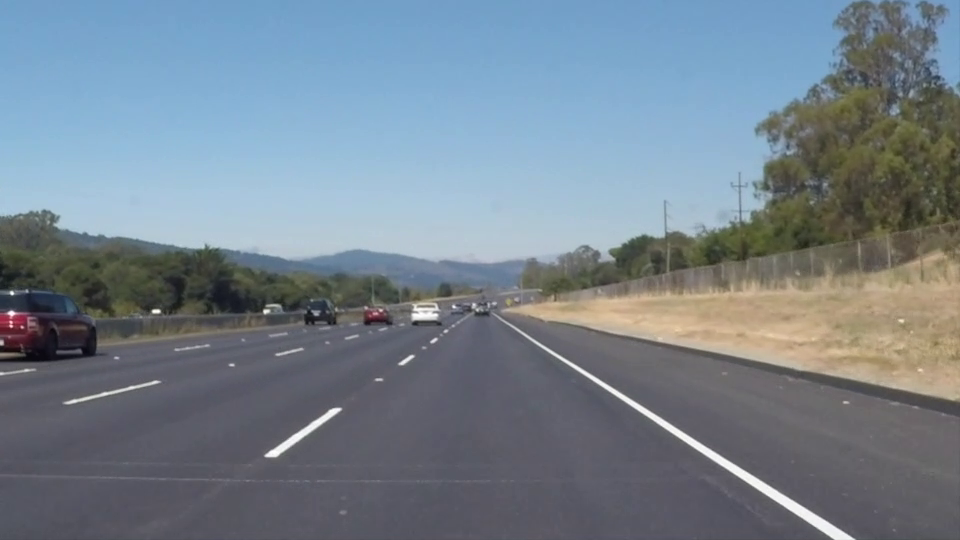
#> input picture frame 22 of OpenCV/test_videos/solidWhiteRight.mp4, 960 x 540 px, given in place of project_video.mp4, which was not available
$ python AGVS.py
#> lines starting #> are read from the running program, lines starting #| are printed output that depends on the picture; after the words box and inside, x2 and y2 are one past the last pixel; in counts of white or black regions, pixels touching at a corner belong together; pictures that were not available may be replaced by others from this repository, and a replacement may not be noted
import cv2
import numpy as np
import time

cv2.namedWindow("janela")
VIDEO_SOURCE = "rtsp://admin:SIBTKK@192.168.0.109/cam/realmonitor?channel=1&subtype=0" #REDE AGVS_escritório
VIDEO_SOURCE = "/home/user/AGVS repository/OpenCV/04.mp4"
VIDEO_SOURCE = "/home/user/AGVS repository/OpenCV/project_video.mp4"
#VIDEO_SOURCE = 6#VIDEO_SOURCE = "rtsp://admin:SIBTKK@192.168.55.116/cam/realmonitor?channel=1&subtype=0" #REDE AGVS_escritório
cap=cv2.VideoCapture(VIDEO_SOURCE)

BGS_TYPES = ["GMG", "MOG", "MOG2", "KNN", "CNT"]
BGS_TYPE = BGS_TYPES[2]

pos = [0, 0]

TEXT_COLOR = (0,255,0)
TRACKER_COLOR = (255,0,0)
FONT = cv2.FONT_HERSHEY_SIMPLEX
pTime = 0
cTime = 0

# [84 lines left out: functions posicao, getKernel, getFilter, getBGSubtractor, not called in this run]


def posicao(img, frame):
    minArea = 250
    # encontra pontos que circundam regiões conexas (contour)
    contours, hierarchy = cv2.findContours(img, cv2.RETR_LIST, cv2.CHAIN_APPROX_SIMPLE)
    # print(contours)
    # se existir contornos
    if contours:
        # retornando a área do primeiro grupo de pixels brancos
        maxArea = cv2.contourArea(contours[0])
        contourMaxAreaId = 0
        i = 0
        # para cada grupo de pixels branco
        for cnt in contours:
            # procura o grupo com a maior área
            if maxArea < cv2.contourArea(cnt):
                maxArea = cv2.contourArea(cnt)
                contourMaxAreaId = i
            i += 1
        if maxArea > minArea:
            detectou = 1
        else:
            detectou = 0
        if detectou == 1:
            # achei o contorno com maior área em pixels
            cntMaxArea = contours[contourMaxAreaId]

            # retorna um retângulo que envolve o contorno em questão
            xRect, yRect, wRect, hRect = cv2.boundingRect(cntMaxArea)
            # centro do retangulo
            pos[0] = int(xRect + wRect / 2)  # X
            pos[1] = int(yRect + hRect / 2)  # Y

            # desenha o centro do retangulo
            cv2.circle(img, (pos[0], pos[1]), 5, (255, 255, 255), cv2.FILLED)
            cv2.circle(frame, (pos[0], pos[1]), 5, (0, 0, 255), cv2.FILLED)
            # desenha caixa envolvente com espessura 3
            cv2.rectangle(img, (xRect, yRect), (xRect + wRect, yRect + hRect), (255, 255, 255), 2)
            cv2.rectangle(frame, (xRect, yRect), (xRect + wRect, yRect + hRect), (0, 255, 0), 1)
            # Escreve a posição na imagem
            cv2.putText(frame, f'Pos (X, Y): {pos[0], pos[1]}', (int(pos[0] / 2), int(pos[1] - 50)),
                        cv2.FONT_HERSHEY_COMPLEX, 1, (0, 0, 255), 3)

    return img, frame, pos
    # [15 lines of commented-out code are left out]


def mause(pos):
    pass
cv2.createTrackbar("H_min", "janela" , 0, 180,mause)
cv2.createTrackbar("S_min", "janela" , 0, 255,mause)
cv2.createTrackbar("V_min", "janela" , 220, 255,mause)
cv2.createTrackbar("H_max", "janela" , 180, 180,mause)
cv2.createTrackbar("S_max", "janela" , 255, 255,mause)
cv2.createTrackbar("V_max", "janela" , 255, 255,mause)
while(cap.isOpened()):
    ret,frame1=cap.read()
#> frame1 is the input picture: shape (540, 960, 3); mean B, G, R 141.9, 130.7, 117.7
    cv2.imshow("frame", frame1)
    h_min = cv2.getTrackbarPos("H_min", 'janela') #70
    s_min = cv2.getTrackbarPos("S_min", 'janela') #20
    v_min = cv2.getTrackbarPos("V_min", 'janela') #225
    h_max = cv2.getTrackbarPos("H_max", 'janela') #180
    s_max = cv2.getTrackbarPos("S_max", 'janela') #255
    v_max = cv2.getTrackbarPos("V_max", 'janela') #255

    frame = frame1
    # [6 lines of commented-out code are left out]

    hsv=cv2.cvtColor(frame,cv2.COLOR_BGR2HSV)
#> hsv: shape (540, 960, 3); mean H, S, V 94.9, 54.6, 147.7
    maks=cv2.inRange(hsv,np.array([h_min,s_min,v_min]),np.array([h_max,s_max,v_max]))
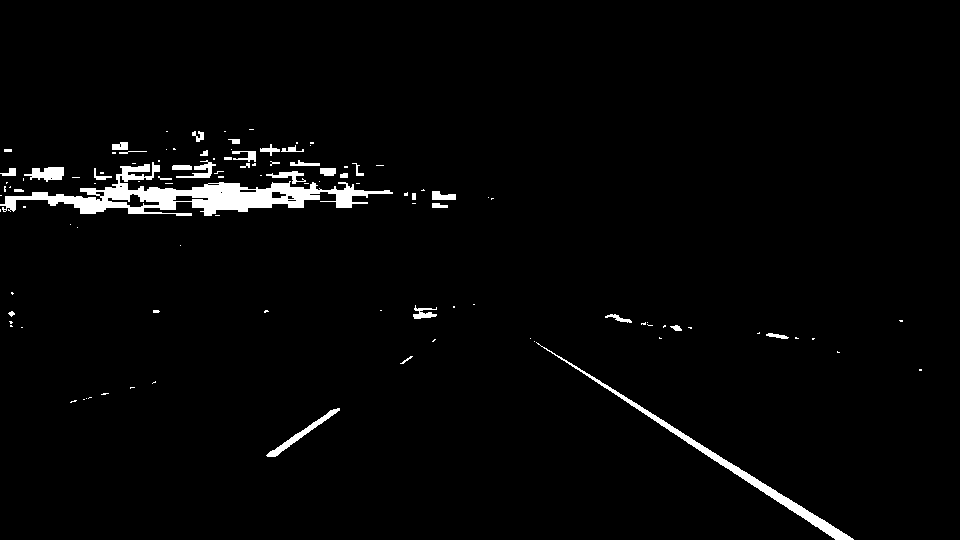
#> maks: shape (540, 960); 2.4% white; 110 white regions (74 under 20 px)
    saida=cv2.bitwise_and(frame,frame,mask=maks)
    string = "H_min " + str(h_min)+" S_min "+str(s_min)+ " V_min "+str(v_min)
    string=string+" H_max " + str(h_max)+" S_max "+str(s_max)+ " V_max "+str(v_max)
    cv2.putText(saida, string, (10, 30), cv2.FONT_HERSHEY_COMPLEX, 0.45, (0, 0, 255))
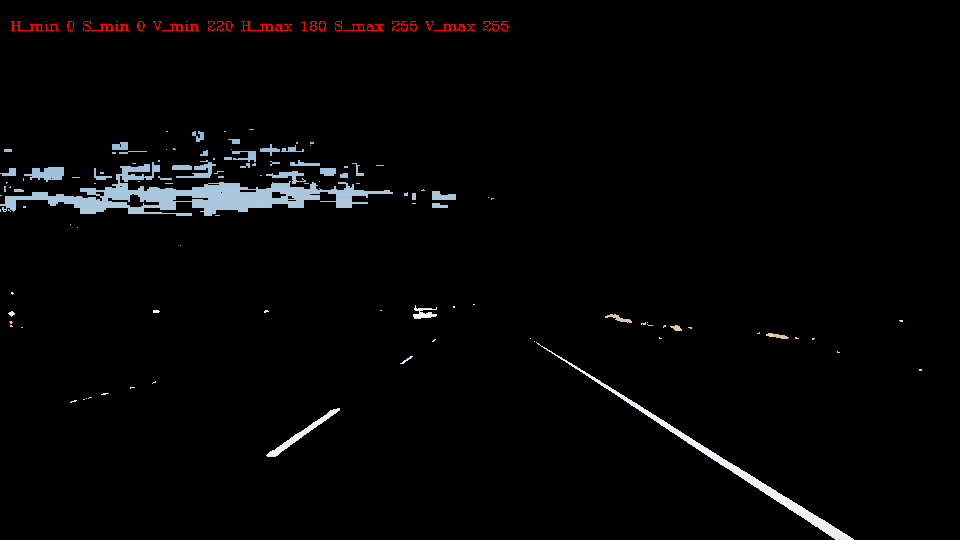
#> saida: shape (540, 960, 3); mean B, G, R 5.3, 4.9, 5

    gray_image = cv2.cvtColor(saida, cv2.COLOR_BGR2GRAY)
    gray_image01 = cv2.cvtColor(gray_image, cv2.COLOR_BGR2RGB)

    x = gray_image.shape[1]
    y = gray_image.shape[0]
    #print(str(x) + "x" + str(y))

    # cv2.circle(img, (cx, cy), 15, (255, 0, 255), cv2.FILLED)

    cTime = time.time()
    fps = 1 / (cTime - pTime)
    pTime = cTime

    cv2.putText(gray_image, str(int(fps)), (10, 70), cv2.FONT_HERSHEY_PLAIN, 3,
                (255, 0, 255), 3)
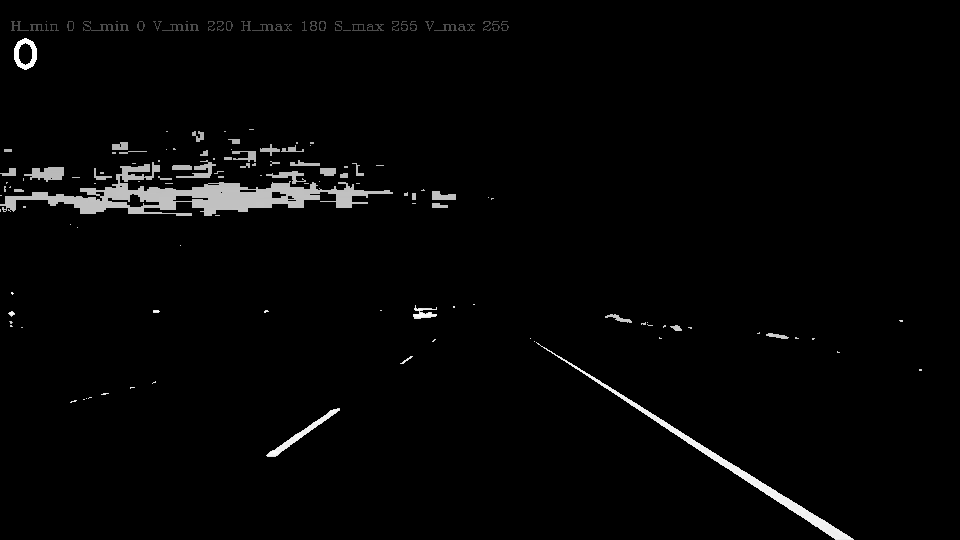
#> gray_image: shape (540, 960); min 0, max 255, mean 5.2

    # [5 lines of commented-out code are left out]
    centro = x/2
    for j in range(int(y/2), y-1, 10):
        #print(f"---------------------------------------{j}---------------------------------------")
        pxd = centro
        pxe = centro
        auxe = 0
        auxd = 0
        pontod = 0
        pontoe = 0
        for i in range(1, int(centro), 1):
            pxd = pxd + 1
            pxe = pxe - 1
            if gray_image[j, int(pxd)] > 150 and auxd == 0:
                cv2.circle(gray_image01, (int(pxd), j), 2, (255, 0, 255))

                pontod = pxd
                auxd = 1
            if gray_image[j, int(pxe)] > 150 and auxe == 0:
                cv2.circle(gray_image01, (int(pxe), j), 2, (255, 0, 255))
                pontoe = pxe
                auxe = 1


            if auxd == 1 and auxe == 1:
                print(f'pontod: {pontod}')
                print(f'pontoe: {pontoe}')
                cv2.line(gray_image01,(int(pontoe),j),(int(pontod),j),(255, 0, 0))
                i = int(centro / 2)

                print('-----------------------------------entrou--------------------------------------')
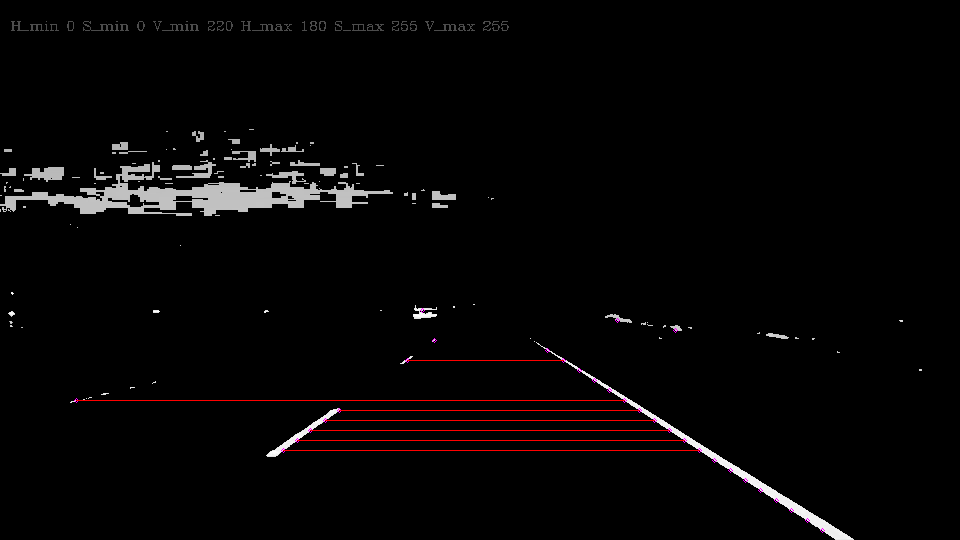
#> gray_image01: shape (540, 960, 3); mean R, G, B 6.3, 4.9, 5

    cv2.line(gray_image01, (int(x / 2), 0), (int(x / 2), y), (255, 255, 0))
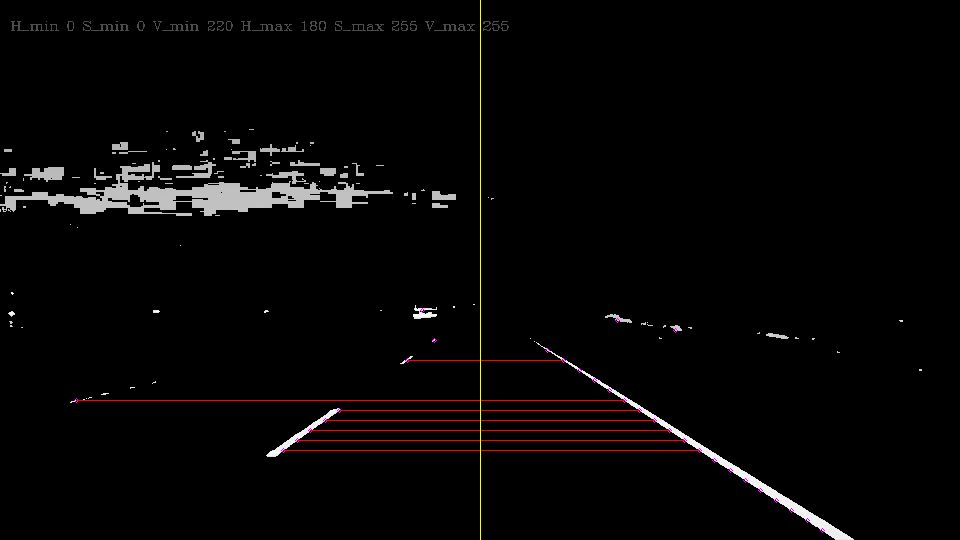
#> gray_image01: shape (540, 960, 3); 0.1% of pixels changed, all inside (x1, y1, x2, y2) = (480, 0, 481, 540)
    img, frame, pos = posicao(gray_image, gray_image)
#> in posicao, `contours, hierarchy = cv2.findContours(img, cv2.RETR_LIST, cv2.CHAIN_A..`: contours = 179 contours, 125 with area under 20; largest, box (x1, y1, x2, y2) and area: (0, 162, 393, 216) 6285, (536, 342, 854, 540) 1812, (14, 38, 37, 70) 536, (266, 408, 340, 457) 402, (24, 167, 64, 182) 324
#> in posicao, `maxArea = cv2.contourArea(contours[0])`: maxArea = 401.5
#> the loop in posicao, `for cnt in contours:` made 179 passes
#> (maxArea, contourMaxAreaId) on pass 97: (6285, 96)
#> after the loop in posicao, `for cnt in contours:`: contourMaxAreaId = 96; i = 179; maxArea = 6285
#> in posicao, `cntMaxArea = contours[contourMaxAreaId]`: cntMaxArea = contour of 409 points, box (x1, y1, x2, y2) (0, 162, 393, 216), area 6285
#> in posicao, `xRect, yRect, wRect, hRect = cv2.boundingRect(cntMaxArea)`: xRect = 0; yRect = 162; wRect = 393; hRect = 54
#> in posicao, `cv2.rectangle(img, (xRect, yRect), (xRect + wRect, yRect + hRect), (25..`:
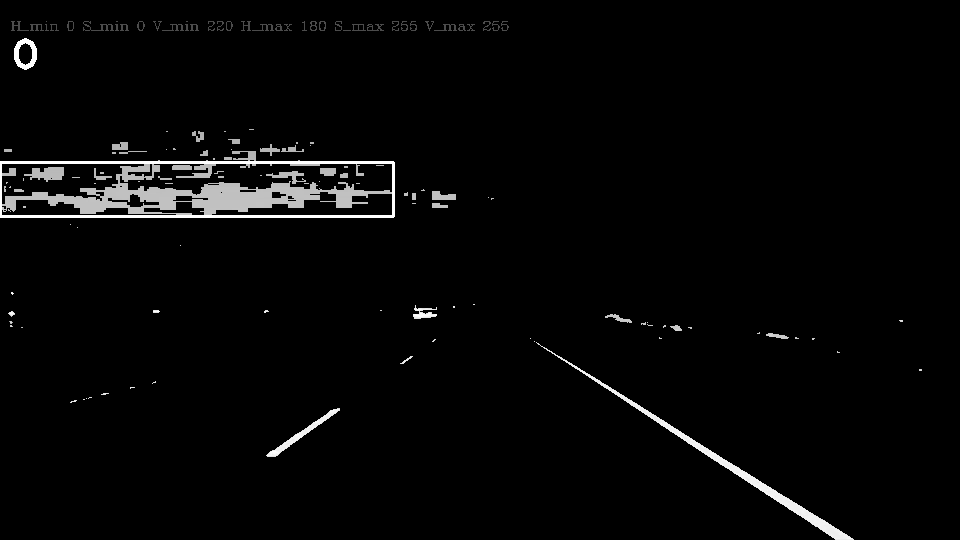
#> img: shape (540, 960); min 0, max 255, mean 6.4
#> in posicao, `cv2.rectangle(frame, (xRect, yRect), (xRect + wRect, yRect + hRect), (..`:
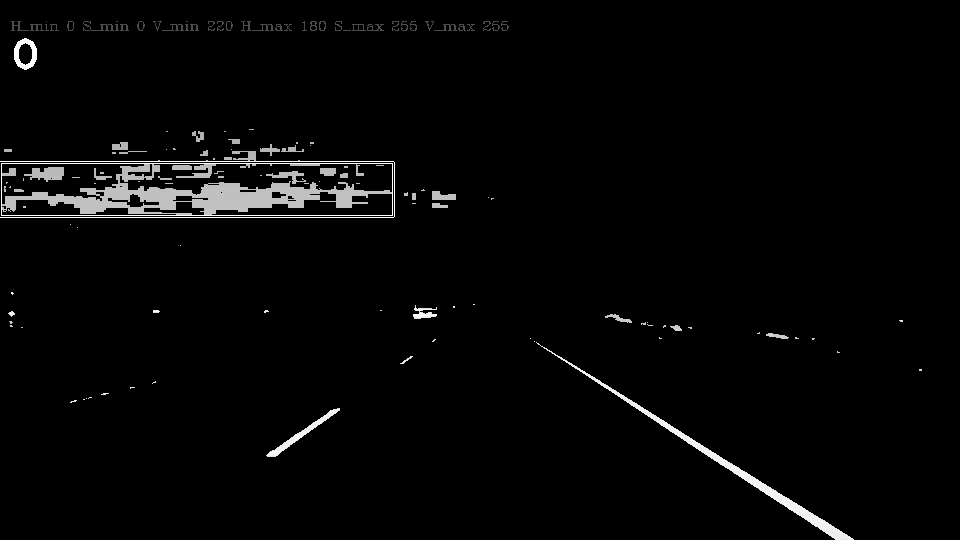
#> frame: shape (540, 960); min 0, max 255, mean 5.9
#> pos = [196, 189]

    cv2.imshow("img", img)
    cv2.imshow("frame", frame)
    #print(pos)
    cv2.imshow("janela",saida)
    cv2.imshow("gray_image", gray_image)
    cv2.imshow("gray_image01", gray_image01)
    k = cv2.waitKey(30)
#> (key q is pressed here)
    if k ==ord("q"):
        break

$ run again, starting later in the video
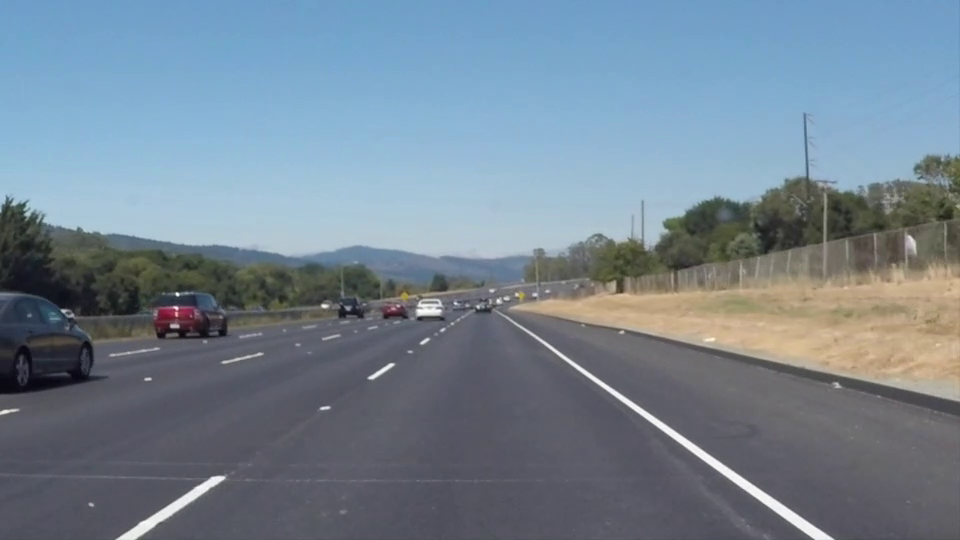
#> input picture frame 99 of OpenCV/test_videos/solidWhiteRight.mp4, 960 x 540 px, given in place of project_video.mp4, which was not available
#> frame1 is the input picture: shape (540, 960, 3); mean B, G, R 146, 132.3, 116.7
#> hsv: shape (540, 960, 3); mean H, S, V 97.5, 57, 150.6
#> maks: shape (540, 960); 0.81% white; 73 white regions (57 under 20 px)
#> `cv2.line(gray_image01, (int(x / 2), 0), (int(x / 2), y), (255, 255, 0))`:
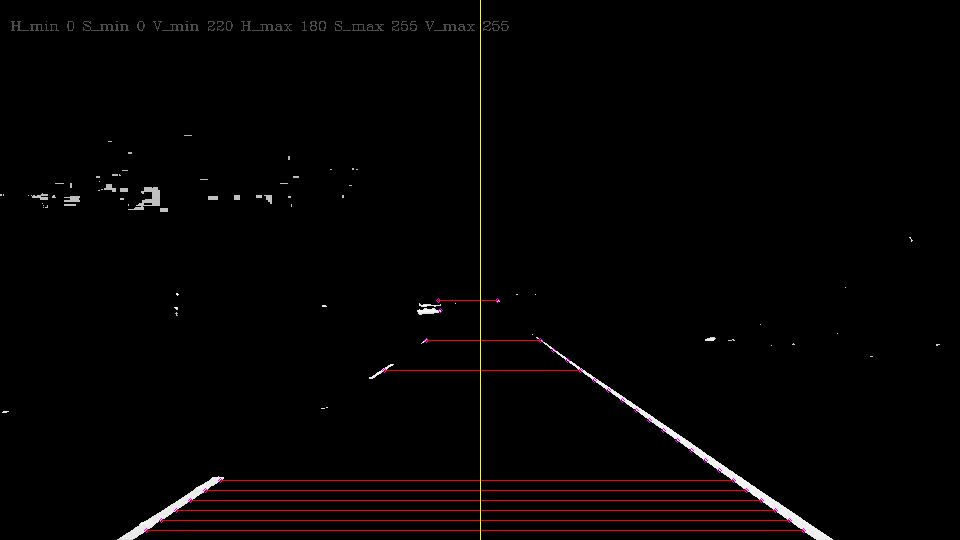
#> gray_image01: shape (540, 960, 3); mean R, G, B 4.2, 2.2, 2.1
#> contours = 130 contours, 94 with area under 20; largest, box (x1, y1, x2, y2) and area: (536, 337, 833, 540) 1739, (117, 476, 224, 540) 810, (14, 38, 37, 70) 536, (18, 42, 33, 66) 248, (128, 187, 160, 210) 245
#> in posicao, `maxArea = cv2.contourArea(contours[0])`: maxArea = 810
#> the loop in posicao, `for cnt in contours:` made 130 passes
#> cnt on passes 3, 4, 6, 7, 9, 14, 15, 16: [[321, 408], [324, 408]], [[326, 407], [327, 407]], [[870, 356], [872, 356]], [[771, 345]], [[793, 343], [792, 344], [794, 344]], [[532, 334]], [[837, 333]], [[760, 324]]
#> after the loop in posicao, `for cnt in contours:`: contourMaxAreaId = 12; i = 130; maxArea = 1739
#> cntMaxArea = contour of 346 points, box (x1, y1, x2, y2) (536, 337, 833, 540), area 1739
#> xRect = 536; yRect = 337; wRect = 297; hRect = 203
#> in posicao, `cv2.rectangle(frame, (xRect, yRect), (xRect + wRect, yRect + hRect), (..`:
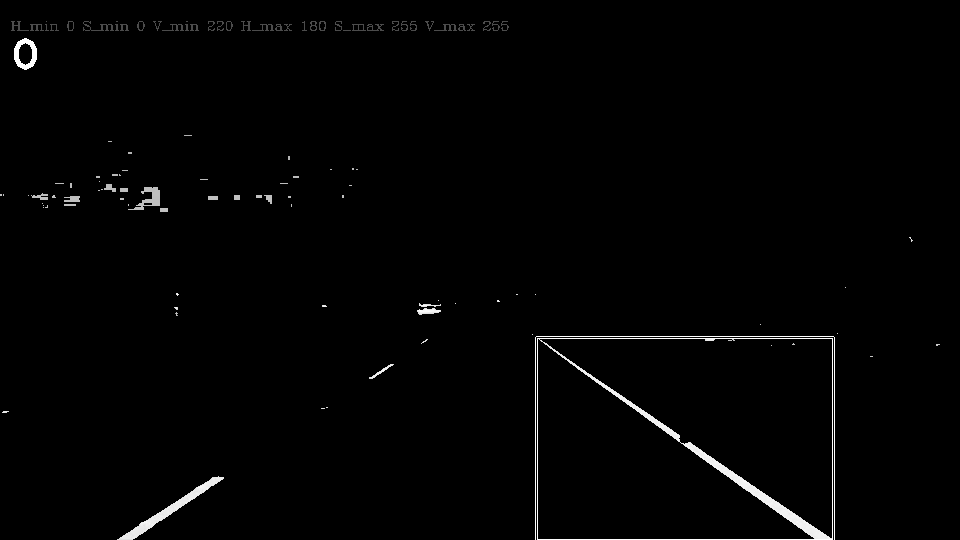
#> frame: shape (540, 960); min 0, max 255, mean 3
#> pos = [684, 438]
